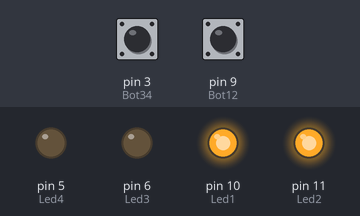
Simulated run of this sketch. Board: Arduino Uno, built with avr-gcc and run on an emulated ATmega328P. On the bench: output pins drawn as LEDs (lit = HIGH). Inputs (shaded band) come from the test bench; at power-on: pin 3 (Bot34) HIGH, pin 9 (Bot12) HIGH.

Above: at 1.2 s.
1.3 s: pin 3 (Bot34) pulled LOW for 0.15 s
At 2.08 s:
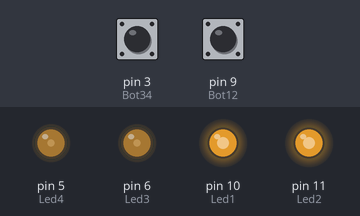
4.3 s: pin 9 (Bot12) pulled LOW for 0.15 s
10.4 s: pin 3 (Bot34) pulled LOW for 1 s
At 11.77 s:
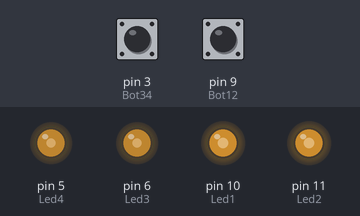
13.7 s: pin 9 (Bot12) pulled LOW for 1 s
At 14.8 s:
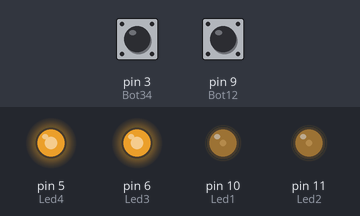
16.7 s: pin 3 (Bot34) pulled LOW for 3.2 s
Timing chart, 0 to 23.9 s (numbered marks = the images above; inputs shaded):
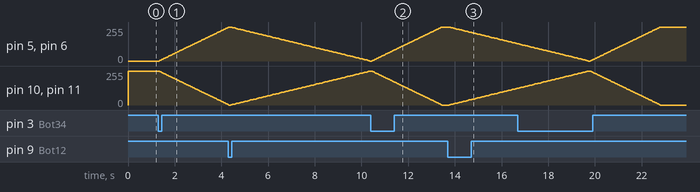

Measured:
- after the input at 1.3 s, pin 5 (Led4), pin 6 (Led3): moves from 0/255 to 252/255 over 3.0 s, starting at once; pin 10 (Led1), pin 11 (Led2): moves from 255/255 to 3/255 over 3.0 s, starting at once
- after the input at 10.4 s, pin 5 (Led4), pin 6 (Led3): moves from 0/255 to 255/255 over 3.0 s, starting after 0.05 s; pin 10 (Led1), pin 11 (Led2): moves from 255/255 to 0/255 over 3.0 s, starting after 0.05 s
- after the input at 13.7 s, pin 5 (Led4), pin 6 (Led3): moves from 255/255 to 131/255 over 2.9 s, starting after 0.06 s; pin 10 (Led1), pin 11 (Led2): moves from 0/255 to 124/255 over 2.9 s, starting after 0.06 s

The sketch:

bot.ino
```cpp
#define Led1 10		// Define a variavel Led1 a porta digital 10 (PWM)
#define Led2 11		// Define a variavel Led2 a porta digital 11 (PWM)
#define Led3 6		// Define a variavel Led3 a porta digital 6  (PWM)
#define Led4 5		// Define a variavel Led4 a porta digital 5  (PWM)

#define Bot12 9		// Define a variavel Bot12 a porta digital 9 (PWM) Controla os LEDs 1 e 2
#define Bot34 3		// Define a variavel Bot34 a porta digital 3 (PWM) Controla os LEDs 3 e 4

void setup(){
  pinMode(Led1, OUTPUT);		// Declara a porta do Led1 como sendo saida
  pinMode(Led2, OUTPUT);		// Declara a porta do Led2 como sendo saida
  pinMode(Led3, OUTPUT);		// Declara a porta do Led3 como sendo saida
  pinMode(Led4, OUTPUT);		// Declara a porta do Led4 como sendo saida
  pinMode(Bot12, INPUT_PULLUP);		// Declara a porta do Bot12 como sendo entrada
  pinMode(Bot34, INPUT_PULLUP);		// Declara a porta do Bot34 como sendo entrada
  digitalWrite(Led1, 255);		// Inicialmente o Led1 fica ligado no maximo
  digitalWrite(Led2, 255);		// Inicialmente o Led2 fica ligado no maximo
  digitalWrite(Led3, 0);		  // Inicialmente o Led3 fica apagado
  digitalWrite(Led4, 0);		  // Inicialmente o Led4 fica apagado
}

void loop(){
  int i=0;

  if(digitalRead(Bot12)==0 && digitalRead(Led1)==0){ // Condicoes para acender o Led1 e Led2
    for(i=0; i<= 100; i++){
      int Int_Led12= map(i, 0, 100, 0, 255);		// Define e atualiza a variavel de intensidade do Led1 e Led2
      int Int_Led34= map(i, 0, 100, 255, 0);		// Define e atualiza a variavel de intensidade do Led3 e Led4
      analogWrite(Led1, Int_Led12);		// Acende o Led1 com uma intensidade Int_Led12
      analogWrite(Led2, Int_Led12);		// Acende o Led2 com uma intensidade Int_Led12
      analogWrite(Led3, Int_Led34);		// Acende o Led3 com uma intensidade Int_Led34
      analogWrite(Led4, Int_Led34);		// Acende o Led4 com uma intensidade Int_Led34
      delay(60);		// Delay para uma mudanca mais suave
    }
  }
  if(digitalRead(Bot34)==0 && digitalRead(Led3)==0){ // Condicoes para acender o Led3 e Led4
    for(i=0; i<= 100; i++){
      int Int_Led12= map(i, 0, 100, 255, 0);		// Define e atualiza a variavel de intensidade do Led1 e Led2
      int Int_Led34= map(i, 0, 100, 0, 255);		// Define e atualiza a variavel de intensidade do Led3 e Led4
      analogWrite(Led1, Int_Led12);		// Acende o Led1 com uma intensidade Int_Led12
      analogWrite(Led2, Int_Led12);		// Acende o Led2 com uma intensidade Int_Led12
      analogWrite(Led3, Int_Led34);		// Acende o Led3 com uma intensidade Int_Led34
      analogWrite(Led4, Int_Led34);		// Acende o Led4 com uma intensidade Int_Led34
      delay(30);		// Delay para uma mudanca mais suave
    }
  }
}
```
